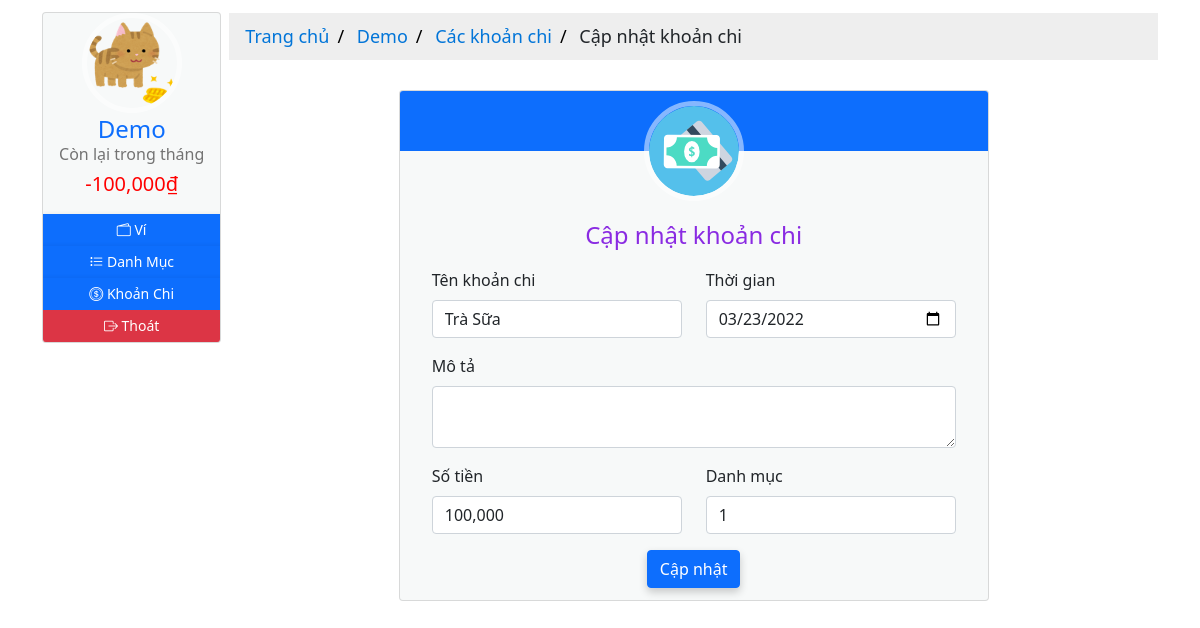
The page /1/7/update_expense (signed in) on the database its author committed.
### moneymanagement/models.py (models this page shows, shortened)
class User(db.Model, UserMixin):
  __tablename__ = 'users'
  id = db.Column(db.Integer, primary_key=True)
  email = db.Column(db.String(64), nullable=False, unique=True, index=True)
  username = db.Column(db.String(64), nullable=False, unique=True, index=True)
  password_hash = db.Column(db.String(128))
  profile_image = db.Column(db.String(64), nullable=False, default='df_profile.svg')
  wallets = db.relationship('Wallet', back_populates='owner', lazy='dynamic')
  items = db.relationship('Item', back_populates='users', lazy='dynamic')
  expenditures = db.relationship('Expenditure', back_populates='users', lazy=True)
  money_saving = db.relationship('MoneySaving', back_populates='user', lazy='dynamic')
  def total_expenses_by_date(self, date):
    total = 0
    for wallet in self.wallets:
      total += wallet.total_expense_by_date(date)
    return total
  def total_balance_by_date(self, date):
    total = 0
    for wallet in self.wallets:
      total += wallet.total_balance_by_date(date)
    return total
  def rest_balance_by_date(self, date):
    return self.total_balance_by_date(date) - self.total_expenses_by_date(date)

class TrackBalance(db.Model):
  __tablename__ = 'trackbalances'
  id = db.Column(db.Integer, primary_key=True)
  date = db.Column(db.DateTime, nullable=False, unique=True, index=True)
  balance = db.Column(db.Integer, nullable=False, default=0)
  description = db.Column(db.String(128))
  check = db.Column(db.Boolean, default=False)
  wallet_id = db.Column(db.Integer, db.ForeignKey('wallets.id'))
  wallet = db.relationship('Wallet', back_populates='track_balances', uselist=False)

class Expenditure(db.Model):
  __tablename__ = 'expenditures'
  id = db.Column(db.Integer, primary_key=True)
  name = db.Column(db.String(32), nullable=False)
  date = db.Column(db.Date, nullable=False, default=datetime.utcnow().strftime('%Y-%m-%d'))
  description = db.Column(db.String(128), nullable=False, default='Không có miêu tả nào')
  amount = db.Column(db.Integer, nullable=False, default=0)
  item_id = db.Column(db.Integer, db.ForeignKey('items.id'))
  items = db.relationship('Item', back_populates='expenditures', uselist=False)
  user_id = db.Column(db.Integer, db.ForeignKey('users.id'))
  users = db.relationship('User', back_populates='expenditures', uselist=False)
  wallet_id = db.Column(db.Integer, db.ForeignKey('wallets.id'))
  wallet = db.relationship('Wallet', back_populates='expenditures', uselist=False)

### moneymanagement/expenses/views.py (the view)
@expenses_blueprint.route('/<int:user_id>/<int:expense_id>/update_expense', methods=['GET', 'POST'])
@login_required
def update(user_id, expense_id):
  if current_user.id != user_id:
    abort(403)
  expense = Expenditure.query.filter_by(user_id=user_id, id=expense_id).first_or_404()
  form = UpdateExpenditureForm()
  if form.validate_on_submit():
    expense.name = form.name.data
    expense.date = form.date.data
    expense.description = form.description.data
    expense.amount = form.amount.data
    expense.item_id = form.item_id.data.id
    expense.wallet_id = form.item_id.data.wallet_id
    db.session.commit()
    flash('Khoản chi đã được cập nhật!')
    return redirect(url_for('users.expense', user_id=user_id))
  elif request.method == 'GET':
    form.name.data = expense.name
    form.date.data = expense.date
    form.description.data = expense.description
    form.amount.data = expense.amount
    form.item_id.data = expense.item_id
  return render_template('expenses/update.html', form=form, user_id=user_id,expense_id=expense_id)

### moneymanagement/expenses/forms.py
class UpdateExpenditureForm(FlaskForm):
  name = StringField('Name', validators=[DataRequired(), Length(min=1, max=32)])
  date = DateField('Date', validators=[DataRequired()])
  description = TextAreaField('Description', validators=[Length(max=128)])
  amount = IntegerField('Amount', validators=[DataRequired()])
  item_id = QuerySelectField('Item', query_factory=lambda: Item.query.filter(Item.user_id == current_user.id), get_label='name', validators=[DataRequired()])
  submit = SubmitField('Submit')

### moneymanagement/__init__.py (called while the page is built)
@app.context_processor
def inject_now():
    return {'now': datetime.utcnow()}

### moneymanagement/models.py (called while the page is built)
@login_manager.user_loader
def load_user(user_id):
  return User.query.get(user_id)

  def total_balance_by_date(self, date):
    total = 0
    for track in self.track_balances:
      if date in track.date.strftime('%Y-%m-%d'):
        total += track.balance
    return total

  def total_expense_by_date(self, date):
    total = 0
    for expense in self.expenditures:
      if date in expense.date.strftime('%Y-%m-%d'):
        total += expense.amount
    return total

### moneymanagement/templates/expenses/update.html (shortened to what this page needs)
{% extends 'base-2.html' %}
{%block breadcrumb %}
<div class="content-breadcrumb">
  <ul class="breadcrumb">
    <li>
      <a href="{{ url_for('core.home', user_id=current_user.id) }}"
        >Trang chủ</a
      >
    </li>
    <li><a href="#">{{ current_user.username }}</a></li>
    <li><a href="{{ url_for('users.expense', user_id=user_id) }}">Các khoản chi</a></li>
    <li>Cập nhật khoản chi</li>
  </ul>
</div>
{% endblock breadcrumb %}
{%block content %}
<div class="content-home">
  <div class="container">
    <div class="row">
      <div class="col-sm-2"></div>
      <div class="col-sm-8">
        <div class="card hovercard">
          <div class="avatar">
            <a href="#">
              <img
                alt=""
                src="{{ url_for('static', filename='icons/expenses-icon.svg') }}"
              />
            </a>
          </div>
          <div class="info">
            <div class="title">
              <p><h4 class="color">Cập nhật khoản chi</h4></p>
            </div>
            <div class="container" align="left">
              <form method="POST">
                <div class="row">
                  <div class="col-sm-6">
                    <label class="form-label" for="name">Tên khoản chi</label>
                    {{form.name(class="form-control") }} {{ render_error(form.name) }}
                  </div>
                  <div class="col-sm-6">
                    <label class="form-label" for="date">Thời gian</label>
                    {{form.date(class="form-control", placeholder="YYY-mm-dd") }} {{ render_error(form.date) }}
                  </div>
                </div>
                <div class="row">
                  <div class="col-sm-12">
                    <label class="form-label" for="description">Mô tả</label>
                    {{form.description(class="form-control") }} {{
                  </div>
                </div>
                <div class="row">
                  <div class="col-sm-6">
                    <label class="form-label" for="amount">Số tiền</label>
                    {{form.amount(class="form-control", type="string", id="moneyInput") }} {{ render_error(form.amount) }}
                  </div>
                  <div class="col-sm-6">
                    <label class="form-label" for="item_id">Danh mục</label>
                    {{form.item_id(class="form-control") }} {{ render_error(form.item_id) }}
                  </div>
                </div>
                <div class="col-12 button-center">{{ form.submit(class="btn btn-primary", value="Cập nhật") }}</div>
              </form>
            </div>
          </div>
        </div>
      </div>
      <div class="col-sm-2"></div>
    </div>
  </div>
</div>
{% endblock content %}

### moneymanagement/templates/base-2.html (shortened to what this page needs)
{% from "_render_field.html" import render_field, render_error %}
<!DOCTYPE html>
<html lang="en">
  <head>
    <link
      rel="stylesheet"
      type="text/css"
      href="{{ url_for('static', filename='styles/main.css') }}"
    />
    <link
      rel="stylesheet"
      type="text/css"
      href="{{ url_for('static', filename='styles/profile.css') }}"
    />
    <link
      rel="stylesheet"
      type="text/css"
      href="{{ url_for('static', filename='styles/card.css') }}"
    />
    <link
      rel="stylesheet"
      type="text/css"
      href="{{ url_for('static', filename='styles/table.css') }}"
    />
    <link
      rel="stylesheet"
      type="text/css"
      href="{{ url_for('static', filename='styles/pagination.css') }}"
    />
    <link
      rel="stylesheet"
      href="https://cdnjs.cloudflare.com/ajax/libs/font-awesome/4.7.0/css/font-awesome.min.css"
    />
    <link
      rel="stylesheet"
      href="https://cdn.jsdelivr.net/npm/bootstrap-icons@1.7.2/font/bootstrap-icons.css"
    />
    <link
      href="https://cdn.jsdelivr.net/npm/bootstrap@5.1.1/dist/css/bootstrap.min.css"
      rel="stylesheet"
    />
  </head>
  <body>
    <div class="container">
      <div class="row g-2">
        <div class="col-sm-2">
          <div class="card hovercard">
            <div class="avatar-profile">
              <a href="#" data-bs-toggle="modal" data-bs-target="#exampleModal">
                <img
                  alt=""
                  src="{{ url_for('static', filename='profile_pics/' + current_user.profile_image) }}"
                />
              </a>
            </div>
            <div class="info">
              <div class="title">
                <a
                  target="_blank"
                  href="#"
                  data-bs-toggle="modal"
                  data-bs-target="#exampleModal"
                  >{{ current_user.username }}</a
                >
              </div>
              {% block current_balance %}
              <div class="desc"><h6>Còn lại trong tháng</h6></div>
              <div class="desc">
                {% if current_user.rest_balance_by_date(now.strftime('%Y-%m')) >
                (current_user.total_balance_by_date(now.strftime('%Y-%m')) / 2)
                %}
                <h5 style="color: green">
                  {{
                  "{:,.0f}".format(current_user.rest_balance_by_date(now.strftime('%Y-%m')))
                  }}<span>&#8363;</span>
                </h5>
                {%else %}
                <h5 style="color: red">
                  {{
                  "{:,.0f}".format(current_user.rest_balance_by_date(now.strftime('%Y-%m')))
                  }}<span>&#8363;</span>
                </h5>
                {% endif %}
              </div>
              {% endblock current_balance %}
            </div>
            <div
              class="bottom"
              id="none-padding-margin"
              style="text-align: center"
            >
              <div class="title">
                <div class="row g2">
                  <a
                    class="btn btn-primary btn-sm margin btn-icon"
                    href="{{ url_for('users.wallet', user_id=current_user.id) }}"
                  >
                    <i class="bi bi-wallet2"></i><span>&nbsp;Ví</span>
                  </a>
                </div>
              </div>
              <div class="title">
                <div class="row g2" style="text-align: left">
                  <a
                    class="btn btn-primary btn-sm margin btn-icon"
                    href="{{ url_for('users.item', user_id=current_user.id) }}"
                  >
                    <i class="bi bi-list-task"></i><span>&nbsp;Danh Mục</span>
                  </a>
                </div>
              </div>
              <div class="title">
                <div class="row g2" style="text-align: left">
                  <a
                    class="btn btn-primary btn-sm margin btn-icon"
                    href="{{ url_for('users.expense', user_id=current_user.id) }}"
                  >
                    <i class="bi bi-coin"></i><span>&nbsp;Khoản Chi</span>
                  </a>
                </div>
              </div>
              <div class="title">
                <div class="row g2" style="text-align: left">
                  <a
                    class="btn btn-danger btn-sm margin btn-icon"
                    href="{{ url_for('users.logout') }}"
                  >
                    <i class="bi bi-box-arrow-right"></i
                    ><span>&nbsp;Thoát</span>
                  </a>
                </div>
              </div>
            </div>
          </div>
        </div>
        <div class="col-sm-10">
          {% block breadcrumb %}{% endblock breadcrumb %}
          <div
            class="container"
            style="height: 100vh; max-height=fit-content; overflow-y: auto;"
          >
            {% block content %}{% endblock content %}
          </div>
        </div>
      </div>
    </div>
  </body>
</html>

### moneymanagement/static/styles/main.css (style rules this page uses)
.content-breadcrumb { margin: auto; border: none; margin-top: 11px; }
.content-home { margin: auto; width: 100%; box-sizing: content-box; }
.button-center { margin-left: auto; margin-right: auto; text-align: center; }
.card { box-shadow: 0 4px 8px 0 rgba(0, 0, 0, 0.2); transition: 0.3s; }
.container { padding: 2px 16px; }
.btn-primary { box-shadow: 0 4px 8px 0 rgba(0, 0, 0, 0.2); transition: 0.3s; }
body, html { height: 100%; margin: 0; font-family: Arial, Helvetica, sans-serif; }
* { box-sizing: border-box; }

### moneymanagement/static/styles/profile.css (style rules this page uses)
.card { padding-top: 20px; margin: 10px 0 20px 0; background-color: rgba(214, 224, 226, 0.2); border-top-width: 0; border-bottom-width: 2px; -webkit-border-radius: 3px; -moz-border-radius: 3px; border-radius: 3px; -webkit-box-shadow: none; -moz-box-shadow: none; box-shadow: none; -webkit-box-sizing: border-box; -moz-box-sizing: border-box; box-sizing: border-box; }
.card.hovercard { position: relative; padding-top: 0; overflow: hidden; text-align: center; background-color: rgba(214, 224, 226, 0.2); }
.card.hovercard .avatar-profile { top: -50px; }
.card.hovercard .avatar-profile img { width: 100px; height: 100px; max-width: 100px; max-height: 100px; -webkit-border-radius: 50%; -moz-border-radius: 50%; border-radius: 50%; border: 5px solid rgba(255, 255, 255, 0.5); }
.card.hovercard .avatar { position: relative; top: -50px; margin-bottom: -50px; }
.card.hovercard .avatar img { width: 100px; height: 100px; max-width: 100px; max-height: 100px; -webkit-border-radius: 50%; -moz-border-radius: 50%; border-radius: 50%; border: 5px solid rgba(255, 255, 255, 0.5); }
.card.hovercard .info { padding: 4px 8px 10px; }
.card.hovercard .info .title { margin-bottom: 4px; font-size: 24px; line-height: 1; color: #262626; vertical-align: middle; }
.card.hovercard .info .desc { overflow: hidden; font-size: 12px; line-height: 20px; color: #737373; text-overflow: ellipsis; }
.card.hovercard .bottom { padding: 0 20px; margin-bottom: 17px; }
.btn-icon { border-radius: 50%; width: 32px; height: 32px; line-height: 18px; }
a.margin { margin: 0px; }

### moneymanagement/static/styles/card.css (style rules this page uses)
h4.color { color: blueviolet; }
ul.breadcrumb { padding: 10px 16px; list-style: none; background-color: #eee; }
ul.breadcrumb li { display: inline; font-size: 18px; }
ul.breadcrumb li + li:before { padding: 8px; color: black; content: "/\00a0"; }
ul.breadcrumb li a { color: #0275d8; text-decoration: none; }
#none-padding-margin { padding: 0; margin: 0; }

### moneymanagement/static/styles/table.css (style rules this page uses)
body { background: #f9f9f9; font-family: "Roboto", sans-serif; }
a:link { text-decoration: none; }

### rows shown on the page
User: profile_image (picture), username "Demo"
TrackBalance: rest_balance_by_date "-100,000"
Expenditure: name "Trà Sữa", date "03/23/2022", amount "100,000", item_id "1"
